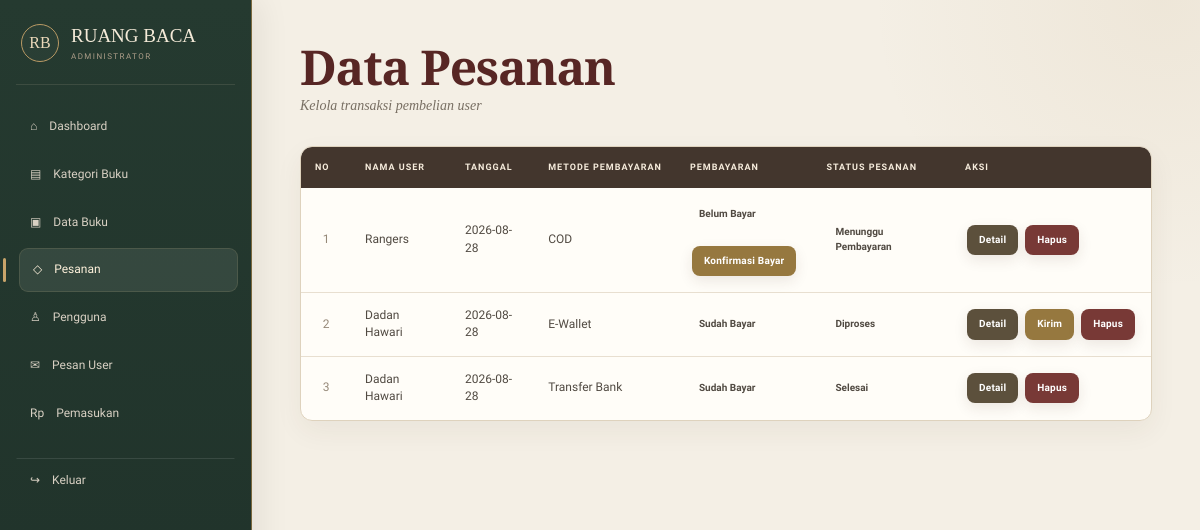
Screenshot of /admin/pesanan.php (signed in) with the database file from the repository.
### tables this page shows
CREATE TABLE `pesanan` (
  `id_pesanan` int(11) NOT NULL,
  `id_user` int(11) DEFAULT NULL,
  `tanggal` date DEFAULT NULL,
  `total` int(11) DEFAULT NULL,
  `metode_pembayaran` varchar(50) DEFAULT NULL,
  `status_pembayaran` varchar(50) DEFAULT NULL,
  `status` varchar(50) DEFAULT NULL
);

CREATE TABLE `users` (
  `id_user` int(11) NOT NULL,
  `nama` varchar(100) DEFAULT NULL,
  `email` varchar(100) DEFAULT NULL,
  `password` varchar(255) DEFAULT NULL,
  `alamat` text DEFAULT NULL,
  `role` enum('admin','user') DEFAULT NULL
);

### admin/pesanan.php (the view, shortened to what this page needs)
<?php
include "../config/koneksi.php";
$data = mysqli_query(
    $conn,
    "
SELECT pesanan.*, users.nama
FROM pesanan
INNER JOIN users
ON pesanan.id_user = users.id_user
ORDER BY id_pesanan DESC
"
);
?>
<!DOCTYPE html>
<html>
<head>
    <link rel="stylesheet" href="../css/style.css">
</head>
<body>
    <?php include "../template/sidebar.php"; ?>
    <div class="content">
        <h1>
            Data Pesanan
        </h1>
        <p>
            Kelola transaksi pembelian user
        </p>
        <table width="100%">
            <tr>
                <th>
                    No
                </th>
                <th>
                    Nama User
                </th>
                <th>
                    Tanggal
                </th>
                <th>
                    Metode Pembayaran
                </th>
                <th>
                    Pembayaran
                </th>
                <th>
                    Status Pesanan
                </th>
                <th>
                    Aksi
                </th>
            </tr>
            <?php
            $no = 1;
            while ($row = mysqli_fetch_assoc($data)) {
            ?>
                <tr>
                    <td>
                        <?= $no++; ?>
                    </td>
                    <td>
                        <?= $row['nama']; ?>
                    </td>
                    <td>
                        <?= $row['tanggal']; ?>
                    </td>
                    <td>
                        <?= $row['metode_pembayaran']; ?>
                    </td>
                    <td>
                        <?php if ($row['status_pembayaran'] == "Belum Bayar") { ?>
                            <span class="badge-proses">
                                Belum Bayar
                            </span>
                            <br><br>
                            <a
                                class="btn-kirim"
                                href="konfirmasi_pembayaran.php?id=<?= $row['id_pesanan']; ?>">
                                Konfirmasi Bayar
                            </a>
                        <?php } else { ?>
                            <span class="badge-selesai">
                                Sudah Bayar
                            </span>
                        <?php } ?>
                    </td>
                    <td>
                        <?php if ($row['status'] == "Menunggu Pembayaran") { ?>
                            <span class="badge-proses">
                                Menunggu Pembayaran
                            </span>
                        <?php } elseif ($row['status'] == "Diproses") { ?>
                            <span class="badge-proses">
                                Diproses
                            </span>
                        <?php } elseif ($row['status'] == "Dikirim") { ?>
                            <span class="badge-kirim">
                                Dikirim
                            </span>
                        <?php } else { ?>
                            <span class="badge-selesai">
                                Selesai
                            </span>
                        <?php } ?>
                    </td>
                    <td>
                        <a
                            class="btn-detail"
                            href="detail_pesanan.php?id=<?= $row['id_pesanan']; ?>">
                            Detail
                        </a>
                        <?php if ($row['status_pembayaran'] == "Sudah Bayar" && $row['status'] == "Diproses") { ?>
                            <a
                                class="btn-kirim"
                                href="update_status.php?id=<?= $row['id_pesanan']; ?>&status=Dikirim">
                                Kirim
                            </a>
                        <?php } ?>
                        <a
                            class="btn-hapus"
                            href="hapus_pesanan.php?id=<?= $row['id_pesanan']; ?>">
                            Hapus
                        </a>
                    </td>
                </tr>
            <?php } ?>
        </table>
    </div>
</body>
</html>

### css/style.css (style rules this page uses)
:root { --ink:#2b241f;--paper:#f3eddf;--paper2:#fbf7ee;--wine:#682d2c;--wine2:#4d2020;--forest:#2f4638;--gold:#a88347;--line:#d8c9ae;--muted:#786f63;--white:#fffdf7;--shadow:0 14px 38px rgba(54,38,25,.10) }
* { box-sizing:border-box;margin:0;padding:0 }
html { scroll-behavior:smooth }
body { font-family:'Libre Franklin',Arial,sans-serif;background:var(--paper2);color:var(--ink);line-height:1.65 }
a { text-decoration:none;color:inherit }
h1,h2,h3,.logo,.sidebar-logo { font-family:'Cormorant Garamond',Georgia,serif }
.content-user>h1,.user-container>h1,.content>h1 { font-size:46px;color:var(--wine2);line-height:1.05 }
.content { margin-left:270px;padding:48px;min-height:100vh;background:#f6f0e5 }
table { width:100%;border-collapse:collapse;background:#fffdf8;border:1px solid #d9ccb6;border-radius:0;box-shadow:none }
table th { background:#44372e;color:#f6ecdc;padding:14px;text-align:left;font-size:10px;letter-spacing:.08em;text-transform:uppercase }
table td { padding:14px;border-bottom:1px solid #e4dac8;font-size:13px }
.stock,.badge-proses,.badge-kirim,.badge-selesai { display:inline-block;padding:5px 9px;border-radius:0;font-size:10px;font-weight:700 }
.action-edit,.action-delete,.btn-detail,.btn-kirim,.btn-selesai,.btn-hapus,.btn-secondary-cart { display:inline-block;padding:7px 11px;border-radius:0;color:#fff;font-size:10px;font-weight:700;margin:2px }
.action-edit,.btn-detail { background:#6c5a3e }
.action-delete,.btn-hapus { background:#7b3632 }
.btn-kirim { background:#96783f }
:root { --radius:12px;--radius-sm:8px;--admin-bg:#f4efe5;--admin-card:#fffdf8;--admin-border:#ded2bd;--ease:cubic-bezier(.2,.8,.2,1) }
body { overflow-x:hidden }
.btn,.action-edit,.action-delete,.btn-detail,.btn-kirim,.btn-selesai,.btn-hapus,.btn-secondary-cart,.btn-login,.btn-register,.filter-btn { border-radius:8px;transition:transform .22s var(--ease),box-shadow .22s var(--ease),background .22s ease,border-color .22s ease;box-shadow:0 5px 14px rgba(70,43,30,.10) }
.action-edit,.action-delete,.btn-detail,.btn-kirim,.btn-selesai,.btn-hapus,.btn-secondary-cart { padding:8px 12px;white-space:nowrap;letter-spacing:.02em }
.action-edit,.btn-detail { background:#5c503c }
.action-delete,.btn-hapus { background:#783936 }
.content { margin-left:252px;padding:42px clamp(28px,4vw,62px) 64px;min-height:100vh;background:radial-gradient(circle at 96% 0,rgba(168,131,71,.08),transparent 24%),var(--admin-bg) }
.content>h1 { font-size:clamp(38px,4vw,52px);letter-spacing:-.025em;margin-bottom:3px;color:#572624 }
.content>p { color:#786f63;font:italic 14px/1.6 Georgia,serif;margin-bottom:28px }
.content table { margin-top:4px;background:var(--admin-card);border:1px solid var(--admin-border);border-radius:12px;box-shadow:0 10px 28px rgba(62,45,31,.06);overflow:hidden;border-collapse:separate;border-spacing:0;table-layout:auto }
.content table th { position:sticky;top:0;z-index:2;background:#43362d;padding:13px 14px;font-size:9px;letter-spacing:.11em;white-space:nowrap;border:0 }
.content table th:first-child { border-radius:11px 0 0 0 }
.content table th:last-child { border-radius:0 11px 0 0 }
.content table td { padding:14px;vertical-align:middle;border-bottom:1px solid #e8dfd0;font-size:12px;color:#514a42;line-height:1.45 }
.content table tr:last-child td { border-bottom:0 }
.content table tr { transition:background .18s ease }
.content table td:nth-child(1) { width:50px;text-align:center;color:#958878 }
.content table td:nth-child(2) { width:100px }
.content table td:last-child { white-space:nowrap }
.rb-reveal { opacity:0;transform:translateY(16px) }
.rb-reveal.rb-visible { animation:rbFadeUp .62s var(--ease) both }
:root { --cream-0:#fffaf0;--cream-1:#f8f0df;--cream-2:#efe2ca; --walnut:#3c2b23;--walnut-2:#594035;--burgundy:#6b2d2c; --antique:#ad874c;--soft-line:#dccdb3; }

### rows the page displays
pesanan: id_user.nama "Rangers", tanggal "2026-08-28", metode_pembayaran "COD", shows "Menunggu Pembayaran"
pesanan: id_user.nama "Dadan Hawari", tanggal "2026-08-28", metode_pembayaran "E-Wallet", status_pembayaran "Sudah Bayar", status "Diproses"
pesanan: id_user.nama "Dadan Hawari", tanggal "2026-08-28", metode_pembayaran "Transfer Bank", status_pembayaran "Sudah Bayar", status "Selesai"
